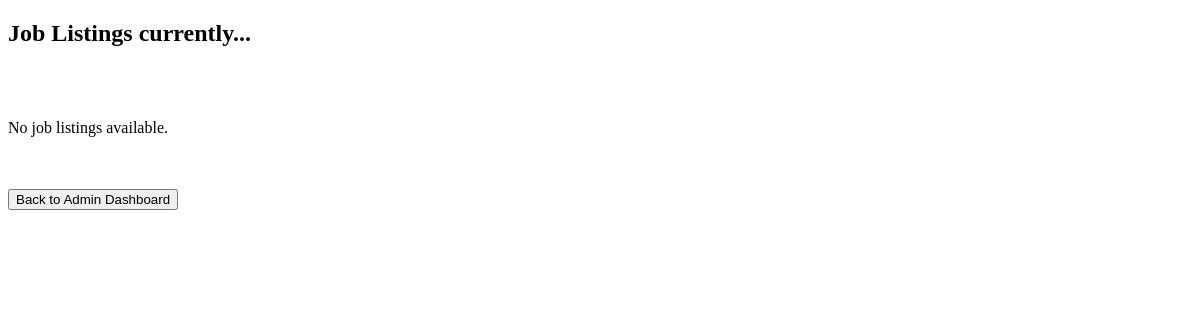
The app's page /joblistings, older data.
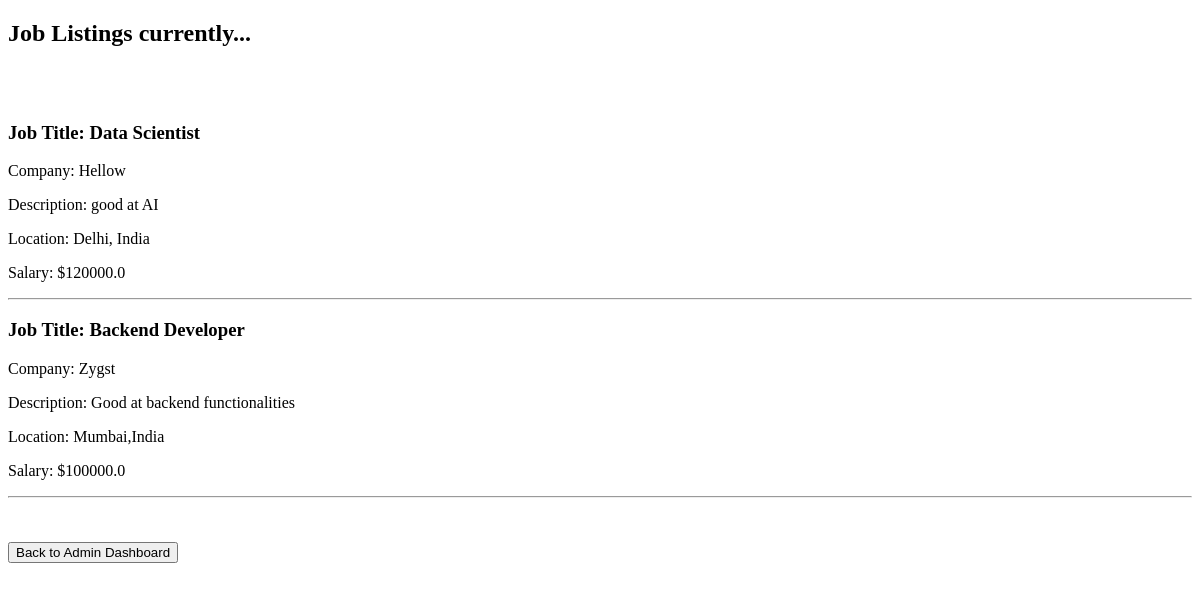
The same page, newer data.
### app.py (models this page shows)
class Job(db.Model):
    job_id = db.Column(db.Integer, primary_key=True)
    job_company = db.Column(db.String(20),nullable = False)
    job_description = db.Column(db.String(100),nullable = True)
    job_title = db.Column(db.String(20),nullable = False)
    job_location = db.Column(db.String(20),nullable = False)
    job_salary = db.Column(db.Float,nullable = False)
    applicants = db.relationship('AppliedJob', back_populates='job')

### app.py (the view)
@app.route('/joblistings')
def joblistings():
    jobs = Job.query.all()
    return render_template('admn_func/joblistings.html', jobs=jobs)

### templates/admn_func/joblistings.html (shortened to what this page needs)
<!DOCTYPE html>
<html lang="en">
<head>
</head>
<body>
    <h2>Job Listings currently...</h2><br><br>
    {% if jobs %}
        {% for job in jobs %}
            <h3>Job Title: {{ job.job_title }}</h3>
            <p>Company: {{ job.job_company }}</p>
            <p>Description: {{ job.job_description }}</p>
            <p>Location: {{ job.job_location }}</p>
            <p>Salary: ${{ job.job_salary }}</p>
            <hr>
        {% endfor %}
    {% else %}
        <p>No job listings available.</p>
    {% endif %}
    <br><br>
    <form action="{{ url_for('admin_dashboard', uname=uname) }}" method="GET">
        <button type="submit">Back to Admin Dashboard</button>
    </form>
</body>
</html>

Row changes from the older to the newer data that the page shows:
added Job: job_title "Data Scientist", job_company "Hellow", job_description "good at AI", job_location "Delhi, India", job_salary "120000.0"
added Job: job_title "Backend Developer", job_company "Zygst", job_description "Good at backend functionalities", job_location "Mumbai,India", job_salary "100000.0"
Text that changed along with them:
text no longer shown: "No job listings available."
